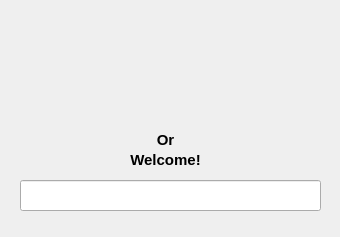
<?xml version="1.0" encoding="UTF-8"?>
<ui version="4.0">
 <class>MainWindow</class>
 <widget class="QMainWindow" name="MainWindow">
  <property name="geometry">
   <rect>
    <x>0</x>
    <y>0</y>
    <width>340</width>
    <height>237</height>
   </rect>
  </property>
  <property name="windowTitle">
   <string>MainWindow</string>
  </property>
  <widget class="QWidget" name="centralwidget">
   <widget class="QLabel" name="lookingfor_l">
    <property name="geometry">
     <rect>
      <x>-10</x>
      <y>-60</y>
      <width>351</width>
      <height>251</height>
     </rect>
    </property>
    <property name="text">
     <string/>
    </property>
    <property name="pixmap">
     <pixmap>after_unlock.gif</pixmap>
    </property>
    <property name="scaledContents">
     <bool>true</bool>
    </property>
   </widget>
   <widget class="QLabel" name="welcome_l">
    <property name="geometry">
     <rect>
      <x>-10</x>
      <y>140</y>
      <width>351</width>
      <height>41</height>
     </rect>
    </property>
    <property name="text">
     <string>&lt;html&gt;&lt;head/&gt;&lt;body&gt;&lt;p align=&quot;center&quot;&gt;&lt;span style=&quot; font-size:11pt; font-weight:600;&quot;&gt;Welcome!&lt;/span&gt;&lt;/p&gt;&lt;/body&gt;&lt;/html&gt;</string>
    </property>
    <property name="alignment">
     <set>Qt::AlignCenter</set>
    </property>
   </widget>
   <widget class="QLabel" name="welcome_l_2">
    <property name="geometry">
     <rect>
      <x>-10</x>
      <y>120</y>
      <width>351</width>
      <height>41</height>
     </rect>
    </property>
    <property name="text">
     <string>&lt;html&gt;&lt;head/&gt;&lt;body&gt;&lt;p align=&quot;center&quot;&gt;&lt;span style=&quot; font-size:11pt; font-weight:600;&quot;&gt;Or&lt;/span&gt;&lt;/p&gt;&lt;/body&gt;&lt;/html&gt;</string>
    </property>
    <property name="alignment">
     <set>Qt::AlignCenter</set>
    </property>
   </widget>
   <widget class="QLineEdit" name="textEdit">
    <property name="geometry">
     <rect>
      <x>20</x>
      <y>180</y>
      <width>301</width>
      <height>31</height>
     </rect>
    </property>
    <property name="alignment">
     <set>Qt::AlignCenter</set>
    </property>
    <property name="clearButtonEnabled">
     <bool>true</bool>
    </property>
   </widget>
  </widget>
 </widget>
 <resources/>
 <connections/>
</ui>
